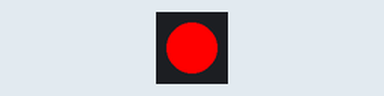
Bench run of a sketch on a simulated Arduino Uno, built with avr-gcc and run on an emulated ATmega328P. On the bench: 1 RGB LEDs in strip order, left to right.

Above: at 0.5 s.
At 2.5 s:
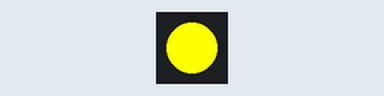
At 3.5 s:
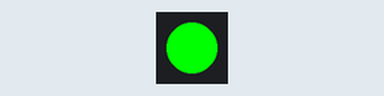
At 6.5 s:
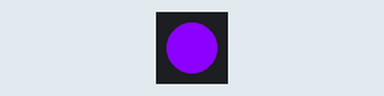
Timing chart, 0 to 9.1 s (numbered marks = the images above):
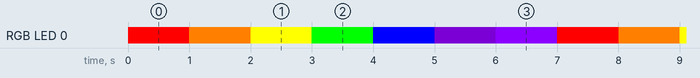

Measured:
- by itself, RGB LED 0: repeats every 7.0 s: RGB(255, 127, 0) 1.0 s, RGB(255, 255, 0) 1.0 s, RGB(0, 255, 0) 1.0 s, RGB(0, 0, 255) 1.0 s, RGB(75, 0, 130) 1.0 s, RGB(139, 0, 255) 1.0 s, RGB(255, 0, 0) 1.0 s
- by itself, everything shown: repeats every 7.0 s, in 7 steps

The sketch:

sketch_apr12a.ino
```cpp
//tommytruong
#include <Adafruit_NeoPixel.h>

int num_pixels = 1;
int pixel_pin = 8;
Adafruit_NeoPixel ring = Adafruit_NeoPixel(num_pixels,pixel_pin);
void setup(){
}


void loop(){
ring.begin();//starts it all
ring.setPixelColor(0,ring.Color(255,0,0)); //red
ring.show();
delay(1000);//adds 1 sec delayy

ring.begin();
ring.setPixelColor(0,ring.Color(255,127,0)); //orange
ring.show();
delay(1000);

ring.begin();
ring.setPixelColor(0,ring.Color(255,255,0));  //yellow
ring.show();
delay(1000);

ring.begin();
ring.setPixelColor(0,ring.Color(0,255,0)); // green
ring.show();
delay(1000);

ring.begin();
ring.setPixelColor(0,ring.Color(0,0,255)); // blue
ring.show();
delay(1000);

ring.begin();
ring.setPixelColor(0,ring.Color(75,0,130)); //indego
ring.show();
delay(1000);

ring.begin();
ring.setPixelColor(0,ring.Color(139,0,255)); // purple
ring.show();
delay(1000);
}
```
